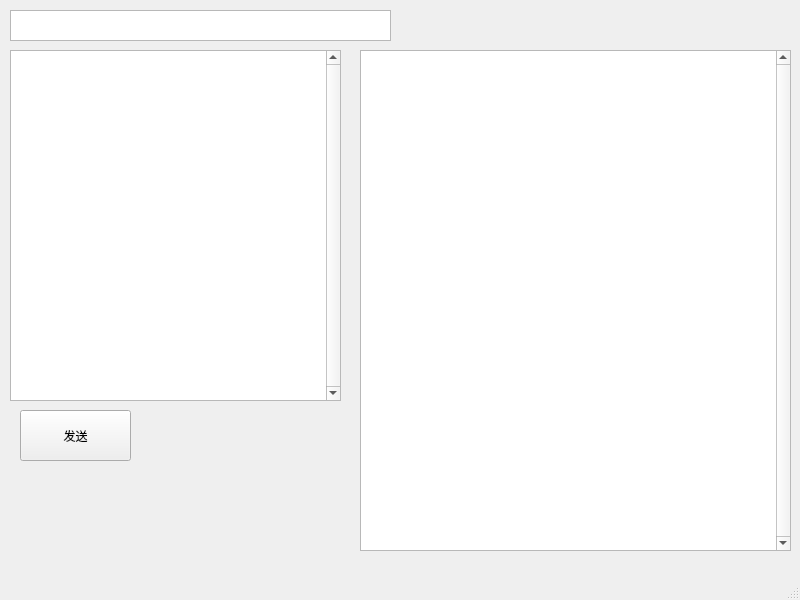
<?xml version="1.0" encoding="UTF-8"?>
<ui version="4.0">
 <class>MainWindow</class>
 <widget class="QMainWindow" name="MainWindow">
  <property name="geometry">
   <rect>
    <x>0</x>
    <y>0</y>
    <width>800</width>
    <height>600</height>
   </rect>
  </property>
  <property name="windowTitle">
   <string>MainWindow</string>
  </property>
  <widget class="QWidget" name="centralwidget">
   <widget class="QPlainTextEdit" name="bodyEdit">
    <property name="geometry">
     <rect>
      <x>10</x>
      <y>50</y>
      <width>331</width>
      <height>351</height>
     </rect>
    </property>
    <property name="verticalScrollBarPolicy">
     <enum>Qt::ScrollBarAlwaysOn</enum>
    </property>
   </widget>
   <widget class="QPlainTextEdit" name="headerEdit">
    <property name="geometry">
     <rect>
      <x>10</x>
      <y>10</y>
      <width>381</width>
      <height>31</height>
     </rect>
    </property>
   </widget>
   <widget class="QPushButton" name="sendButton">
    <property name="geometry">
     <rect>
      <x>20</x>
      <y>410</y>
      <width>111</width>
      <height>51</height>
     </rect>
    </property>
    <property name="text">
     <string>发送</string>
    </property>
   </widget>
   <widget class="QPlainTextEdit" name="responseEdit">
    <property name="geometry">
     <rect>
      <x>360</x>
      <y>50</y>
      <width>431</width>
      <height>501</height>
     </rect>
    </property>
    <property name="verticalScrollBarPolicy">
     <enum>Qt::ScrollBarAlwaysOn</enum>
    </property>
   </widget>
  </widget>
  <widget class="QMenuBar" name="menubar">
   <property name="geometry">
    <rect>
     <x>0</x>
     <y>0</y>
     <width>800</width>
     <height>23</height>
    </rect>
   </property>
  </widget>
  <widget class="QStatusBar" name="statusbar"/>
 </widget>
 <resources/>
 <connections/>
</ui>
